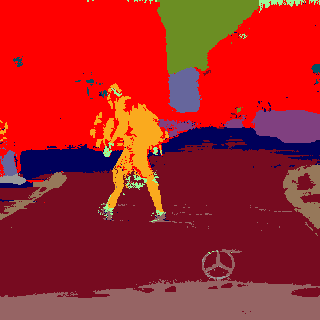
#> input picture src_train/reduced_cluster_v1/reduced_1203.png, 320 x 320 px, given in place of reduced_0.png, which was not available
$ python 2-pixel_position_per_single_cluster.py
#> lines starting #> are read from the running program, lines starting #| are printed output that depends on the picture; after the words box and inside, x2 and y2 are one past the last pixel; in counts of white or black regions, pixels touching at a corner belong together; pictures that were not available may be replaced by others from this repository, and a replacement may not be noted
#!/usr/bin/env python3
# -*- coding: utf-8 -*-
"""
Created on Thu Jul 14 11:48:41 2022

@author: eric
"""

import numpy as np
import imageio
from tqdm import tqdm
import pickle


color_map = np.load('color_map.npy')
#> (reads src_train/color_map.npy from the repository)


c=16
color_target = color_map[c]
# creamos un dict
dx,dy=dict(),dict()
n_items = 2975
for selec in  tqdm(range(n_items)):

    cimg = imageio.imread('reduced_cluster_v1/reduced_'+str(selec)+'.png')
#> cimg is the input picture: shape (320, 320, 3); mean R, G, B 166.6, 34.1, 37.7


    mask_color= np.stack((np.ones((320,320))*color_target[0],
                  np.ones((320,320))*color_target[1],
                  np.ones((320,320))*color_target[2]),axis=-1)
    mask0 = cimg[:,:,0] == mask_color[:,:,0]
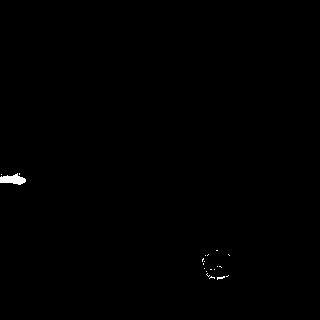
#> mask0: shape (320, 320) bool; 0.25% white; 20 white regions (19 under 20 px), largest, box (x1, y1, x2, y2) and area: (0, 173, 26, 185) 192
    mask1 = cimg[:,:,1] == mask_color[:,:,1]
    mask2 = cimg[:,:,2] == mask_color[:,:,2]
    mask = mask0*mask1*mask2

    # coordenadas de los pixeles del cluster
    x,y = np.where(mask)
#> x = 252 values from 173 to 279; y = 252 values, max 229 at index 201, min 0 at index 31, mean 58.12

    dx[selec]=x
    dy[selec]=y
#> pass 2 of the loop `for selec in  tqdm(range(n_items)):`:
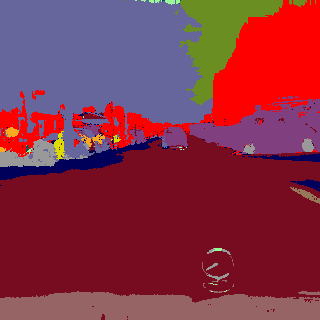
#> input picture src_train/reduced_cluster_v1/reduced_1502.png, 320 x 320 px, given in place of reduced_1.png, which was not available
#> cimg is the input picture: shape (320, 320, 3); mean R, G, B 133, 49, 69.8
#> `mask0 = cimg[:,:,0] == mask_color[:,:,0]`:
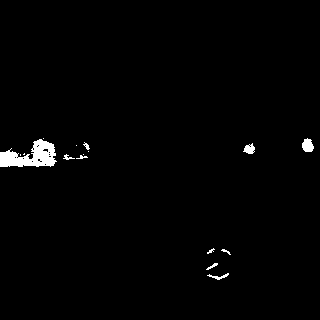
#> mask0: shape (320, 320) bool; 1.3% white; 16 white regions (6 under 20 px), largest, box (x1, y1, x2, y2) and area: (0, 139, 57, 167) 925, (302, 138, 314, 152) 125, (243, 143, 255, 154) 84
#> x = 1349 values from 138 to 279; y = 1349 values, max 313 at index 227, min 0 at index 452, mean 90.07
#> (the run stopped early here; a loop or call above may not have finished)
